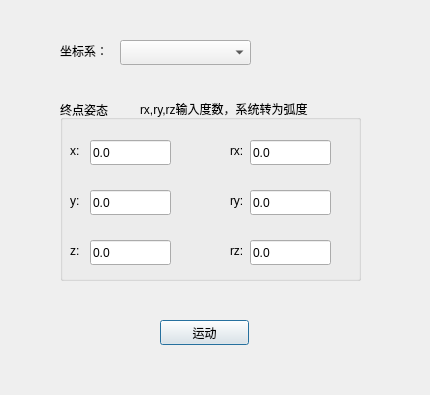
<?xml version="1.0" encoding="UTF-8"?>
<ui version="4.0">
 <class>DialogJakamovetest</class>
 <widget class="QDialog" name="DialogJakamovetest">
  <property name="geometry">
   <rect>
    <x>0</x>
    <y>0</y>
    <width>430</width>
    <height>395</height>
   </rect>
  </property>
  <property name="windowTitle">
   <string>JAKA运动测试</string>
  </property>
  <widget class="QLabel" name="label">
   <property name="geometry">
    <rect>
     <x>60</x>
     <y>40</y>
     <width>51</width>
     <height>21</height>
    </rect>
   </property>
   <property name="text">
    <string>坐标系：</string>
   </property>
  </widget>
  <widget class="QComboBox" name="comboBox">
   <property name="geometry">
    <rect>
     <x>120</x>
     <y>40</y>
     <width>131</width>
     <height>25</height>
    </rect>
   </property>
  </widget>
  <widget class="QGroupBox" name="groupBox">
   <property name="geometry">
    <rect>
     <x>60</x>
     <y>100</y>
     <width>301</width>
     <height>181</height>
    </rect>
   </property>
   <property name="title">
    <string>终点姿态</string>
   </property>
   <widget class="QLabel" name="label_2">
    <property name="geometry">
     <rect>
      <x>10</x>
      <y>40</y>
      <width>21</width>
      <height>21</height>
     </rect>
    </property>
    <property name="text">
     <string>x:</string>
    </property>
   </widget>
   <widget class="QLineEdit" name="lineEditx">
    <property name="geometry">
     <rect>
      <x>30</x>
      <y>40</y>
      <width>81</width>
      <height>25</height>
     </rect>
    </property>
    <property name="text">
     <string>0.0</string>
    </property>
   </widget>
   <widget class="QLabel" name="label_3">
    <property name="geometry">
     <rect>
      <x>10</x>
      <y>90</y>
      <width>21</width>
      <height>21</height>
     </rect>
    </property>
    <property name="text">
     <string>y:</string>
    </property>
   </widget>
   <widget class="QLineEdit" name="lineEdity">
    <property name="geometry">
     <rect>
      <x>30</x>
      <y>90</y>
      <width>81</width>
      <height>25</height>
     </rect>
    </property>
    <property name="text">
     <string>0.0</string>
    </property>
   </widget>
   <widget class="QLabel" name="label_4">
    <property name="geometry">
     <rect>
      <x>10</x>
      <y>140</y>
      <width>21</width>
      <height>21</height>
     </rect>
    </property>
    <property name="text">
     <string>z:</string>
    </property>
   </widget>
   <widget class="QLineEdit" name="lineEditz">
    <property name="geometry">
     <rect>
      <x>30</x>
      <y>140</y>
      <width>81</width>
      <height>25</height>
     </rect>
    </property>
    <property name="text">
     <string>0.0</string>
    </property>
   </widget>
   <widget class="QLabel" name="label_5">
    <property name="geometry">
     <rect>
      <x>170</x>
      <y>40</y>
      <width>21</width>
      <height>21</height>
     </rect>
    </property>
    <property name="text">
     <string>rx:</string>
    </property>
   </widget>
   <widget class="QLabel" name="label_6">
    <property name="geometry">
     <rect>
      <x>170</x>
      <y>140</y>
      <width>21</width>
      <height>21</height>
     </rect>
    </property>
    <property name="text">
     <string>rz:</string>
    </property>
   </widget>
   <widget class="QLabel" name="label_7">
    <property name="geometry">
     <rect>
      <x>170</x>
      <y>90</y>
      <width>21</width>
      <height>21</height>
     </rect>
    </property>
    <property name="text">
     <string>ry:</string>
    </property>
   </widget>
   <widget class="QLineEdit" name="lineEditrz">
    <property name="geometry">
     <rect>
      <x>190</x>
      <y>140</y>
      <width>81</width>
      <height>25</height>
     </rect>
    </property>
    <property name="text">
     <string>0.0</string>
    </property>
   </widget>
   <widget class="QLineEdit" name="lineEditry">
    <property name="geometry">
     <rect>
      <x>190</x>
      <y>90</y>
      <width>81</width>
      <height>25</height>
     </rect>
    </property>
    <property name="text">
     <string>0.0</string>
    </property>
   </widget>
   <widget class="QLineEdit" name="lineEditrx">
    <property name="geometry">
     <rect>
      <x>190</x>
      <y>40</y>
      <width>81</width>
      <height>25</height>
     </rect>
    </property>
    <property name="text">
     <string>0.0</string>
    </property>
   </widget>
   <widget class="QLabel" name="label_8">
    <property name="geometry">
     <rect>
      <x>80</x>
      <y>0</y>
      <width>221</width>
      <height>17</height>
     </rect>
    </property>
    <property name="text">
     <string>rx,ry,rz输入度数，系统转为弧度</string>
    </property>
   </widget>
  </widget>
  <widget class="QPushButton" name="pushButton">
   <property name="geometry">
    <rect>
     <x>160</x>
     <y>320</y>
     <width>89</width>
     <height>25</height>
    </rect>
   </property>
   <property name="text">
    <string>运动</string>
   </property>
  </widget>
 </widget>
 <resources/>
 <connections/>
</ui>
